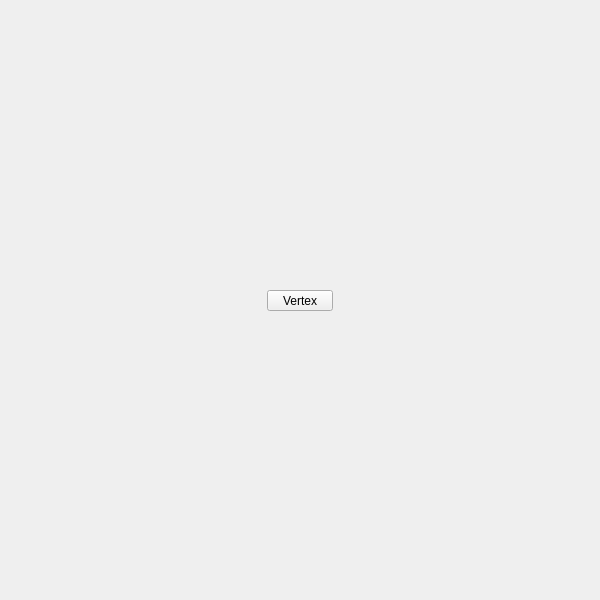
<?xml version="1.0" encoding="UTF-8"?>
<ui version="4.0">
 <class>QtUi</class>
 <widget class="QMainWindow" name="QtUi">
  <property name="geometry"><rect><x>0</x><y>0</y><width>600</width><height>600</height></rect></property>
  <property name="sizePolicy"><sizepolicy hsizetype="Ignored" vsizetype="Ignored"><horstretch>0</horstretch><verstretch>0</verstretch></sizepolicy></property>
  <property name="minimumSize"><size><width>0</width><height>0</height></size></property>
  <property name="maximumSize"><size><width>600</width><height>600</height></size></property>
  <property name="toolButtonStyle"><enum>Qt::ToolButtonIconOnly</enum></property>
  <property name="tabShape"><enum>QTabWidget::Triangular</enum></property>
  <property name="dockNestingEnabled"><bool>true</bool></property>
  <property name="dockOptions"><set>QMainWindow::AllowNestedDocks|QMainWindow::AllowTabbedDocks|QMainWindow::AnimatedDocks|QMainWindow::ForceTabbedDocks</set></property>
  <widget class="QWidget" name="widget">
   <property name="sizePolicy"><sizepolicy hsizetype="Ignored" vsizetype="Ignored"><horstretch>0</horstretch><verstretch>0</verstretch></sizepolicy></property>
   <widget class="MenuButton" name="b000">
    <property name="geometry">
     <rect><x>267</x><y>290</y><width>66</width><height>21</height></rect>
    </property>
    <property name="minimumSize"><size><width>0</width><height>21</height></size></property>
    <property name="maximumSize"><size><width>999</width><height>21</height></size></property>
    <property name="target"><string>vertex</string></property>
    <property name="text"><string>Vertex</string></property>
   </widget>
  </widget>
 </widget>
 <customwidgets>
  <customwidget><class>MenuButton</class><extends>QPushButton</extends><header>widgets.menubutton.h</header></customwidget>
 </customwidgets>
 <resources/>
 <connections/>
</ui>
